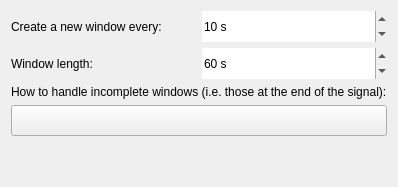
     <widget class="QWidget" name="tab_rate_calculation">
      <attribute name="title">
       <string>Rate Calculation</string>
      </attribute>
      <layout class="QGridLayout" name="gridLayout_6">
       <item row="2" column="0" colspan="2">
        <widget class="BodyLabel" name="label_18">
         <property name="text">
          <string>How to handle incomplete windows (i.e. those at the end of the signal):</string>
         </property>
        </widget>
       </item>
       <item row="1" column="1">
        <widget class="SpinBox" name="sb_period_seconds">
         <property name="minimumSize">
          <size>
           <width>0</width>
           <height>31</height>
          </size>
         </property>
         <property name="frame">
          <bool>false</bool>
         </property>
         <property name="suffix">
          <string> s</string>
         </property>
         <property name="minimum">
          <number>1</number>
         </property>
         <property name="maximum">
          <number>10000</number>
         </property>
         <property name="value">
          <number>60</number>
         </property>
        </widget>
       </item>
       <item row="0" column="1">
        <widget class="SpinBox" name="sb_every_seconds">
         <property name="minimumSize">
          <size>
           <width>0</width>
           <height>31</height>
          </size>
         </property>
         <property name="frame">
          <bool>false</bool>
         </property>
         <property name="suffix">
          <string> s</string>
         </property>
         <property name="minimum">
          <number>1</number>
         </property>
         <property name="maximum">
          <number>600</number>
         </property>
         <property name="value">
          <number>10</number>
         </property>
        </widget>
       </item>
       <item row="4" column="0" colspan="2">
        <spacer name="verticalSpacer_6">
         <property name="orientation">
          <enum>Qt::Orientation::Vertical</enum>
         </property>
         <property name="sizeHint" stdset="0">
          <size>
           <width>20</width>
           <height>40</height>
          </size>
         </property>
        </spacer>
       </item>
       <item row="3" column="0" colspan="2">
        <widget class="ComboBox" name="combo_incomplete_window_method">
         <property name="minimumSize">
          <size>
           <width>0</width>
           <height>31</height>
          </size>
         </property>
         <property name="text">
          <string/>
         </property>
        </widget>
       </item>
       <item row="0" column="0">
        <widget class="BodyLabel" name="label_11">
         <property name="minimumSize">
          <size>
           <width>0</width>
           <height>31</height>
          </size>
         </property>
         <property name="text">
          <string>Create a new window every:</string>
         </property>
        </widget>
       </item>
       <item row="1" column="0">
        <widget class="BodyLabel" name="label_12">
         <property name="minimumSize">
          <size>
           <width>0</width>
           <height>31</height>
          </size>
         </property>
         <property name="text">
          <string>Window length:</string>
         </property>
        </widget>
       </item>
      </layout>
     </widget>
